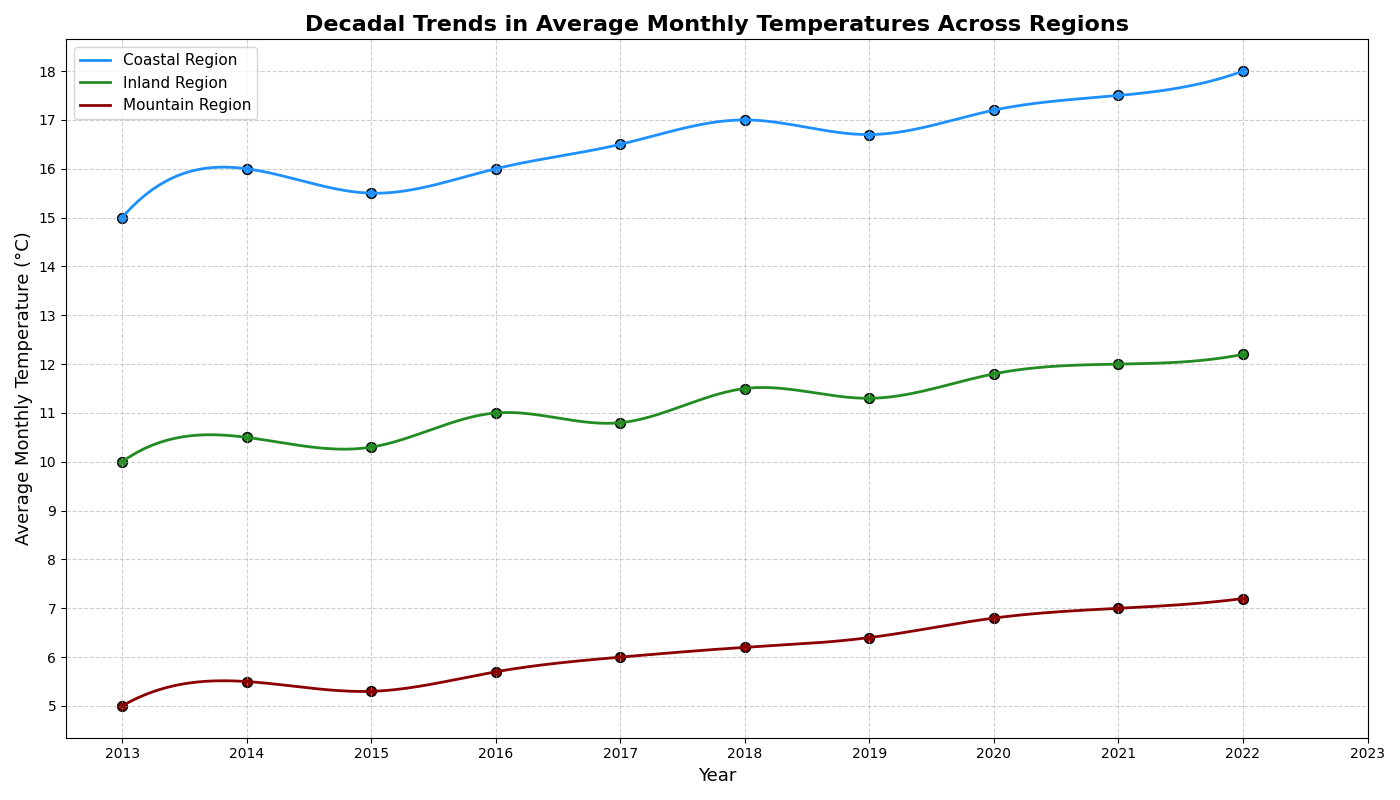

Generate this figure with Python:
import matplotlib.pyplot as plt
import numpy as np

# Backstory:
# The local meteorological department has been tracking weather patterns over the past decade. 
# They aim to understand the fluctuations in average monthly temperatures over three distinct regions: Coastal, Inland, and Mountain.

# Data: Monthly average temperatures over 10 years for the three regions
years = np.arange(2013, 2023)
monthly_avg_temp_coastal = np.array([15, 16, 15.5, 16, 16.5, 17, 16.7, 17.2, 17.5, 18])
monthly_avg_temp_inland = np.array([10, 10.5, 10.3, 11, 10.8, 11.5, 11.3, 11.8, 12, 12.2])
monthly_avg_temp_mountain = np.array([5, 5.5, 5.3, 5.7, 6, 6.2, 6.4, 6.8, 7, 7.2])

# Spline interpolation for a smoother line representation
coastal_spline = make_interp_spline(years, monthly_avg_temp_coastal, k=3)  
inland_spline = make_interp_spline(years, monthly_avg_temp_inland, k=3)
mountain_spline = make_interp_spline(years, monthly_avg_temp_mountain, k=3)

years_smooth = np.linspace(years.min(), years.max(), 300)
coastal_temp_smooth = coastal_spline(years_smooth)
inland_temp_smooth = inland_spline(years_smooth)
mountain_temp_smooth = mountain_spline(years_smooth)

# Plot configuration
plt.figure(figsize=(14, 8))

# Line plot for each region
plt.plot(years_smooth, coastal_temp_smooth, label='Coastal Region', color='dodgerblue', linewidth=2)
plt.plot(years_smooth, inland_temp_smooth, label='Inland Region', color='forestgreen', linewidth=2)
plt.plot(years_smooth, mountain_temp_smooth, label='Mountain Region', color='darkred', linewidth=2)

# Scatter plots to show actual data points
plt.scatter(years, monthly_avg_temp_coastal, color='dodgerblue', edgecolors='black', s=50)
plt.scatter(years, monthly_avg_temp_inland, color='forestgreen', edgecolors='black', s=50)
plt.scatter(years, monthly_avg_temp_mountain, color='darkred', edgecolors='black', s=50)

# Title and labels
plt.title('Decadal Trends in Average Monthly Temperatures Across Regions', fontsize=16, fontweight='bold', loc='center')
plt.xlabel('Year', fontsize=13)
plt.ylabel('Average Monthly Temperature (°C)', fontsize=13)

# Customizing x and y axis ticks
plt.xticks(np.arange(2013, 2024, step=1))
plt.yticks(np.arange(5, 19, step=1))
plt.legend(loc='upper left', fontsize=11, frameon=True)
plt.grid(True, linestyle='--', alpha=0.6)

# Automatically adjust layout to avoid text collision
plt.tight_layout()

# Display the plot
plt.show()
